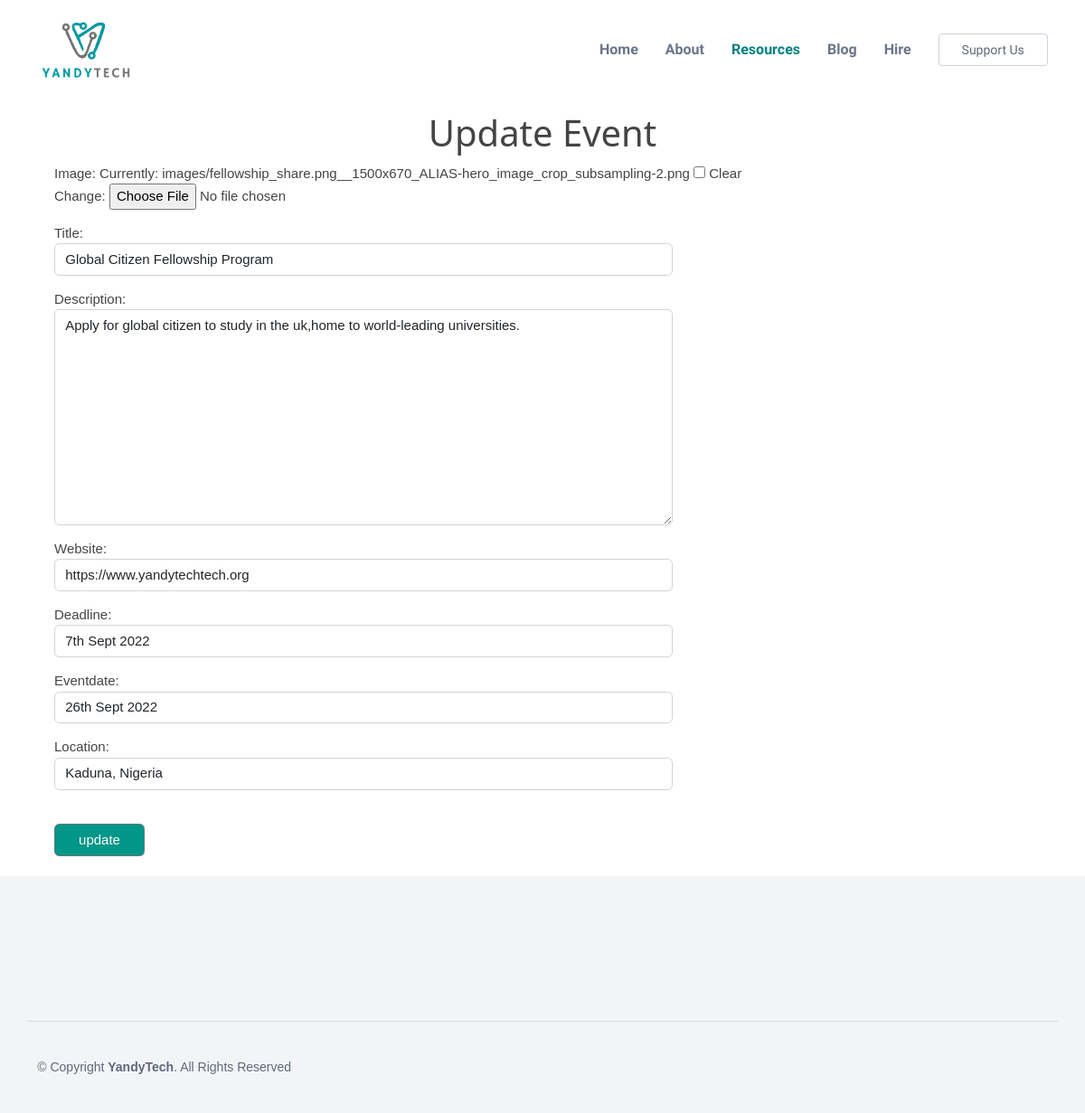
Before: /events/edit/1 with the older database file.
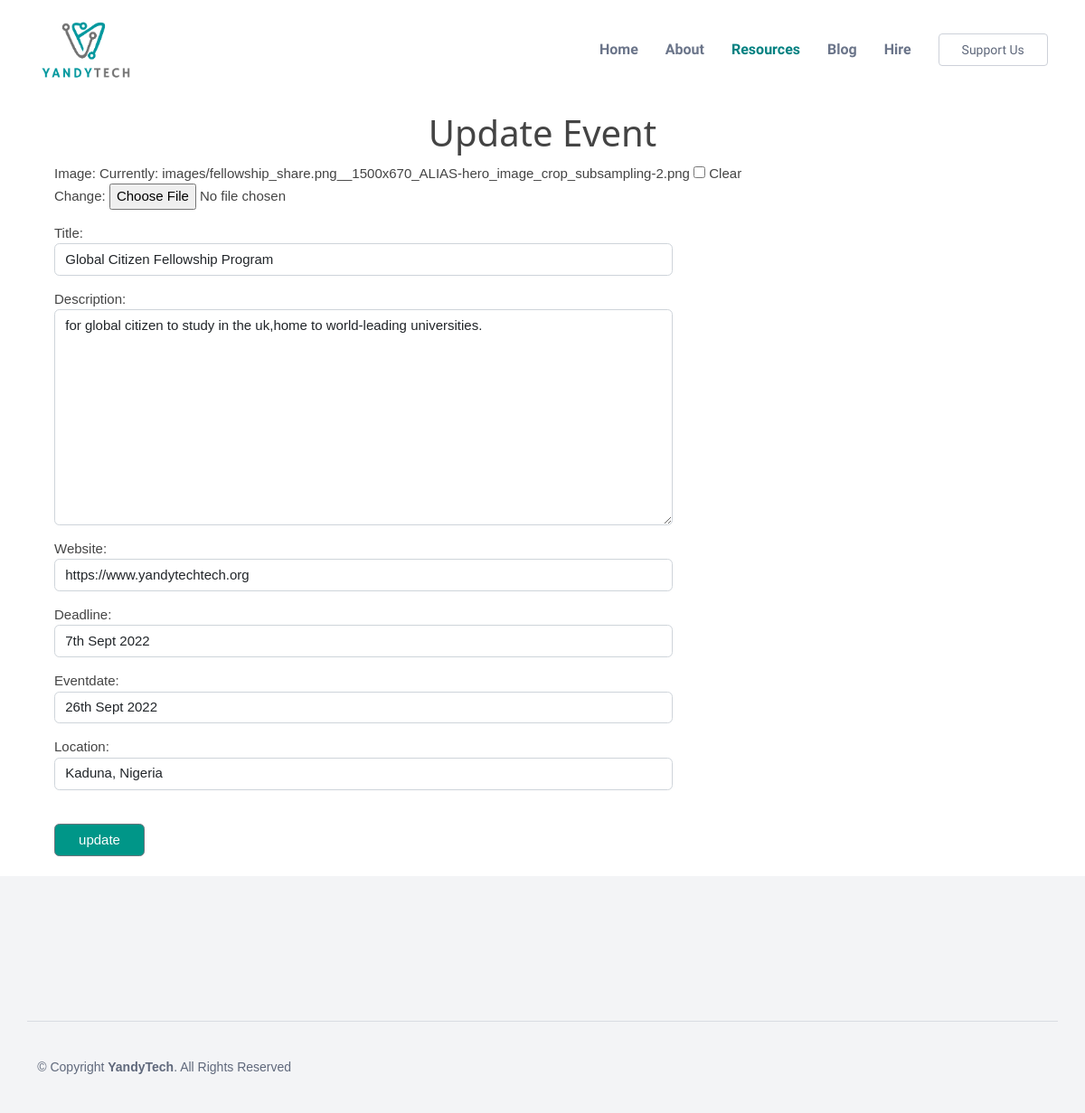
After: the same page with the newer database file.
### main/models.py (models this page shows, shortened)
class Event(models.Model):
    image=models.ImageField(null=True, blank=True, default="images/chevening.png", upload_to="images/")
    title=models.CharField(max_length=100, null=True , blank=True)
    description=models.TextField(max_length=255, null=True , blank=True)
    website=models.CharField(max_length=255, null=True, blank=True)
    eventdate=models.CharField(max_length=255,null=True, blank=True)
    deadline=models.CharField(max_length=255,null=True, blank=True)
    date=models.DateTimeField(auto_now_add=True)
    location=models.CharField(max_length=255, null=True, blank=True)

### main/views.py (the view)
# urls.py: path('events/edit/<int:pk>',EditEventView.as_view(),name='edit-event'),
class EditEventView(UpdateView):
    model=Event
    form_class=EditEvent
    template_name="edit_event.html"
    success_url=reverse_lazy('events')

### main/forms.py
class EditEvent(forms.ModelForm):
    class Meta:
        model=Event
        fields=('image','title','description','website','deadline','eventdate','location')
        widgets={
            'title':forms.TextInput(attrs={'class':'form-control','style':'width: 60%;'}),
            'website':forms.TextInput(attrs={'class':'form-control','style':'width: 60%;'}),
            'deadline':forms.TextInput(attrs={'class':'form-control','style':'width: 60%;'}),
            'description':forms.Textarea(attrs={'class':'form-control' ,'style':'width: 60%;'}),
            'eventdate':forms.TextInput(attrs={'class':'form-control','style':'width: 60%;'}),
            'location':forms.TextInput(attrs={'class':'form-control' ,'style':'width: 60%;'}),
        }

### templates/edit_event.html (shortened to what this page needs)
{% load static %}
<!DOCTYPE html>
<html lang="en">
<head>
  <link href="{% static 'assets/vendor/bootstrap/css/bootstrap.min.css' %}" rel="stylesheet">
  <link href="{% static 'assets/vendor/bootstrap-icons/bootstrap-icons.css' %}" rel="stylesheet">
  <link href="{% static 'assets/vendor/boxicons/css/boxicons.min.css' %}" rel="stylesheet">
  <link href="{% static 'assets/vendor/glightbox/css/glightbox.min.css' %}" rel="stylesheet">
  <link href="{% static 'assets/vendor/swiper/swiper-bundle.min.css' %}" rel="stylesheet">
  <link href="{% static 'assets/css/style.css' %}" rel="stylesheet">
  <link href="{% static 'assets/css/w3.css' %}" rel="stylesheet">
</head>
<body>
  <header id="header" class="fixed-top">
    <div class="container d-flex align-items-center justify-content-between">
      <a href="{% url 'home' %}"><img src="{% static 'assets/img/yt1.png' %}" height="70px" alt=""></a>
      <nav id="navbar" class="navbar">
        <ul>
          <li><a class="nav-link scrollto " href="{% url 'home' %}">Home</a></li>
          <li><a class="nav-link scrollto" href="{% url 'about' %}">About</a></li>
          <li><a class="nav-link scrollto active" href="#featured-services">Resources</a></li>
          <li><a class="nav-link scrollto" href="{% url 'blog' %}">Blog</a></li>
          <li><a class="nav-link scrollto" href="{% url 'hire' %}">Hire</a></li>
          <li><a class="getstarted scrollto" href="{% url 'support' %}" >Support Us</a></li>
        </ul>
      </nav>
    </div>
  </header>
<br>
<br>
<br>
<br>
<br>
<h1 class="w3-center" style="font-size: 40px;"> Update Event</h1>
<div class="form-group" style="margin-left:5%;">
  <form method="POST" enctype="multipart/form-data">
    {{form.as_p}}
    <br>
    <button class="btn btn-secondary  w3-teal" style="width:100px;">update</button>
</form>
</div>
<br>
  <footer id="footer">
    <div class="footer-top">
    </div>
    <div class="container footer-bottom clearfix">
      <div class="copyright">
        &copy; Copyright <strong><span>YandyTech</span></strong>. All Rights Reserved
      </div>
    </div>
  </footer>
</body>
</html>

Changed rows visible on the page:
changed Event "Global Citizen Fellowship Program": description "Apply for global citizen to study in the uk,home to world-leading universities." → "for global citizen to study in the uk,home to world-leading universities."
